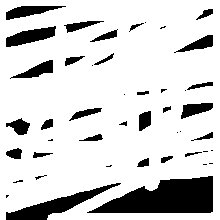
#> input picture data/number.jpg, 220 x 220 px, found by its file name
$ python image_preprocessor.py
#> lines starting #> are read from the running program, lines starting #| are printed output that depends on the picture
import numpy as np
from PIL import Image

DIGIT = Image.open("./number.jpg").convert("L")
DIGIT = DIGIT.resize((28,28))
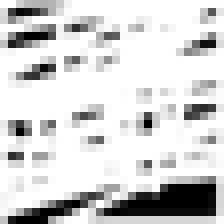
#> DIGIT: PIL image 28x28 L (shown 8 times larger); min 0, max 255, mean 210.1

DIGIT_FLAT = np.zeros((1,784))

for i in range(0,28):
    for j in range(0,28):
        DIGIT_FLAT[0][i*j + j]= 255-DIGIT.getpixel((i,j))
